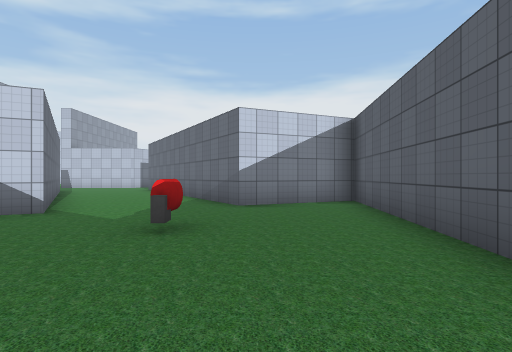
view 1 (above)

24 first-person views from a walk through a scene from a Unity 3-D project. The camera is 1.2 m above the floor, looks level and sees 80° across. The floor is counted in squares, 2 m on a side. Each view is taken from the middle of a square. On the plan, view 1 faces up. The plan holds only what a view shows up to about 9 squares ahead; the rest is blank. The place goes on beyond the plan. The player is left out. Some surface patterns are stand-ins.

view 2
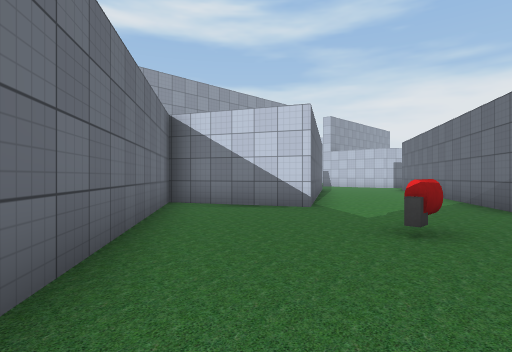

view 3
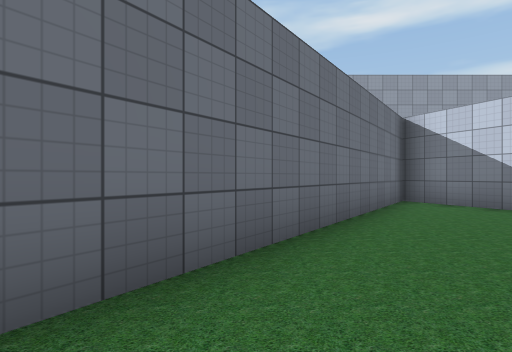

view 4
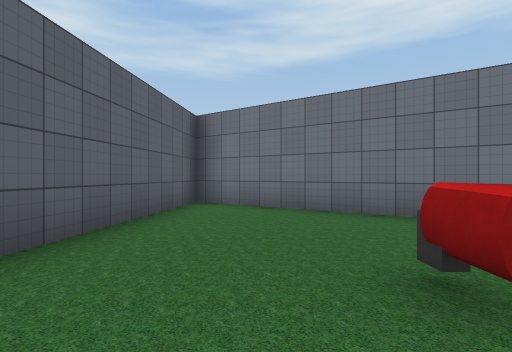

view 5
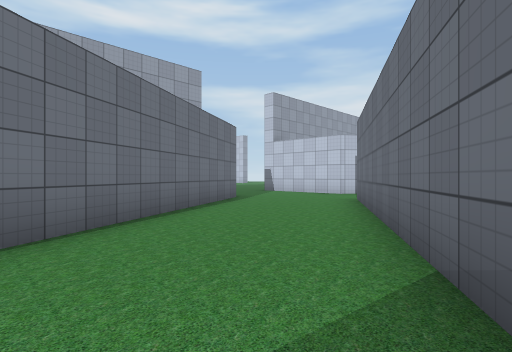

view 6
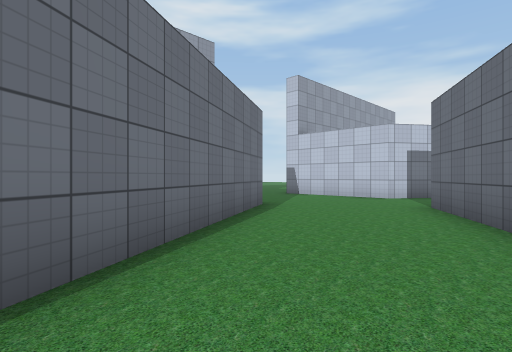

view 7
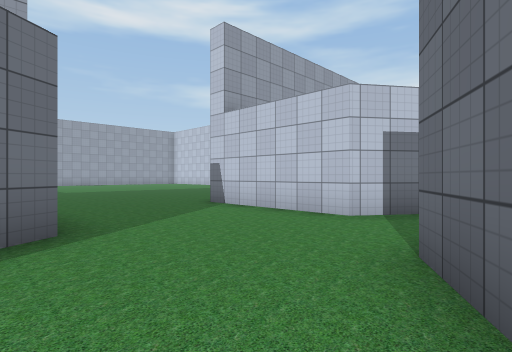

view 8
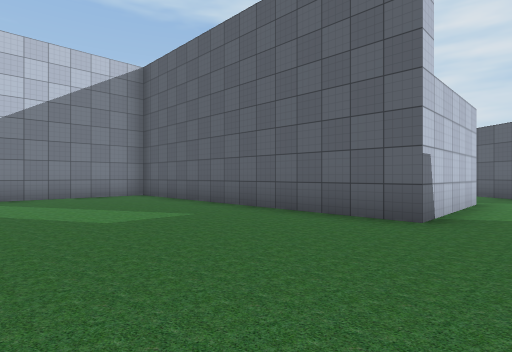

view 9
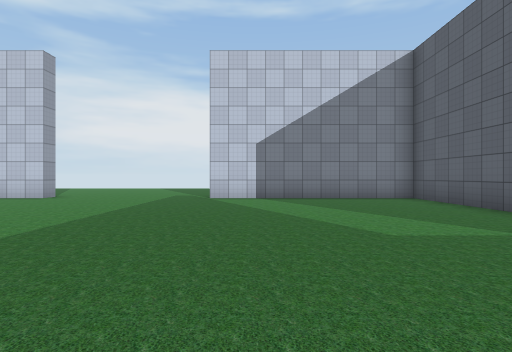

view 10
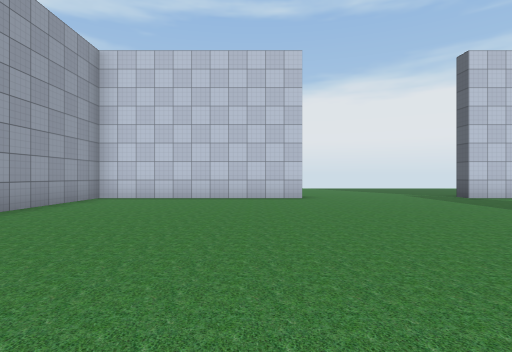

view 11
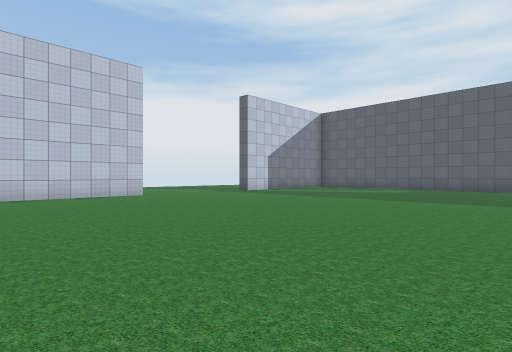

view 12
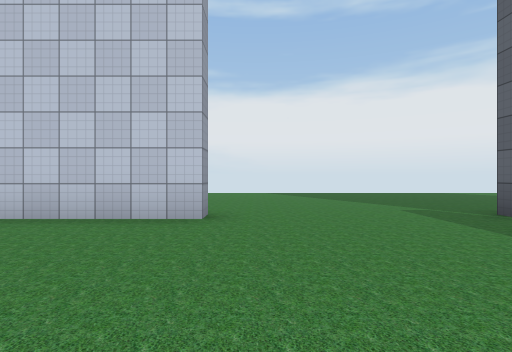

view 13
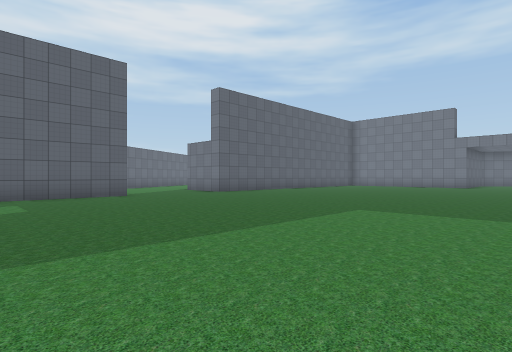

view 14
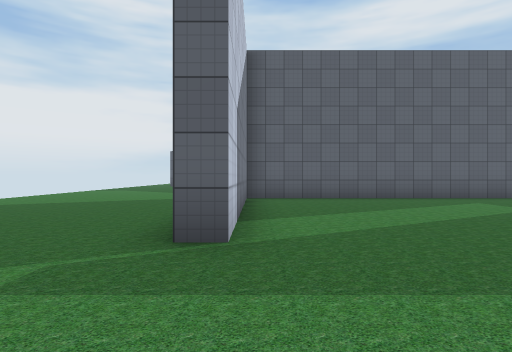

view 15
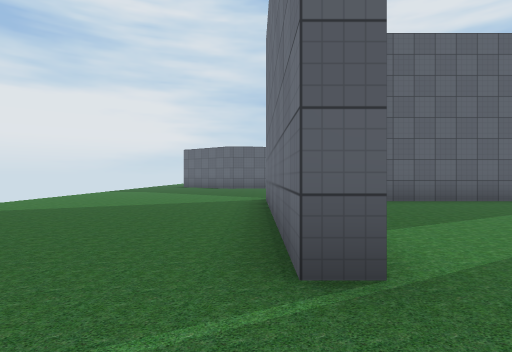

view 16
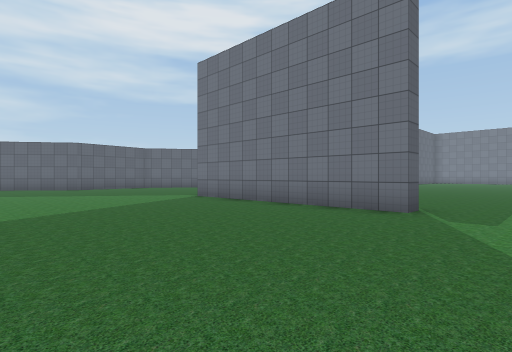

view 17
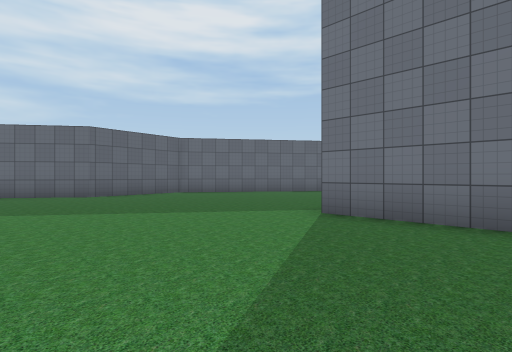

view 18
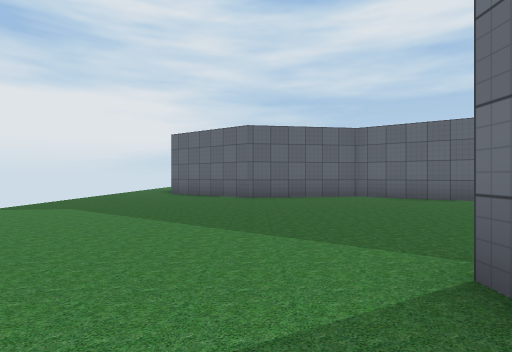

view 19
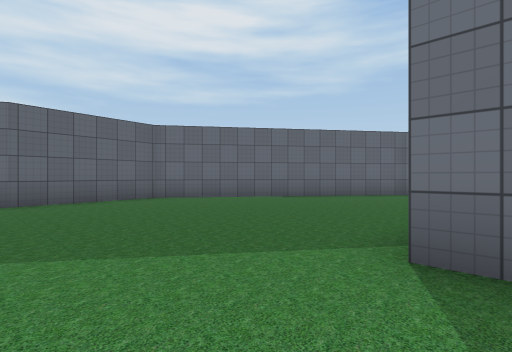

view 20
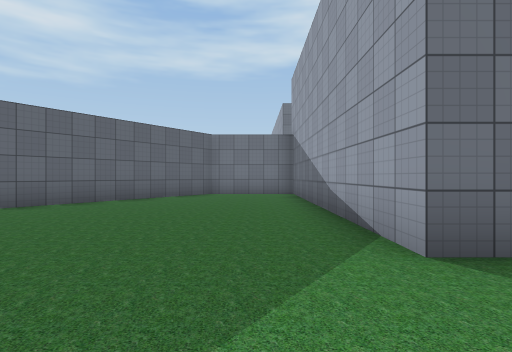

view 21
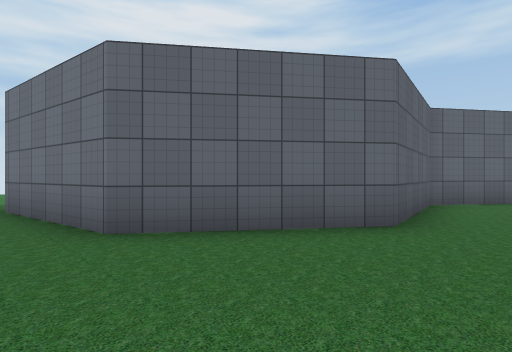

view 22
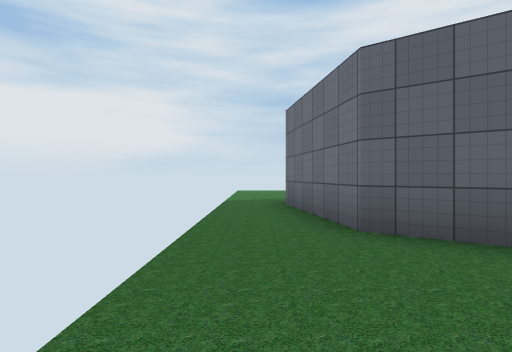

view 23
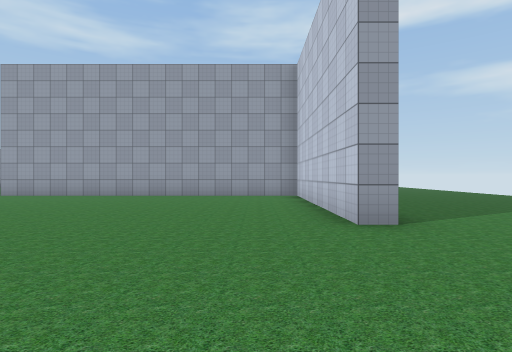

view 24
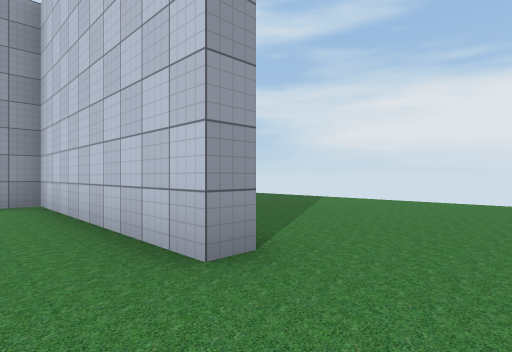

### Floor plan
Points are (right, up) in squares from view 1. A wall is a line through its corners. A room is listed if a view was taken in it or the views show most of it. See-through windows are left out.
Room 1 (views 1, 2, 3, 4, 5)
walls: (-3.4, 4.9) (-6.3, 3.5) (1.4, -2.1) (2.4, 7.4) (-0.3, 6.2) (-0.8, 7)
ways out: opening at (-2.5, 6.5) to room 2
objects: other object (-1, 4)
Room 2 (views 6, 7, 8, 9, 10, 11, 12, 13, 14, 15, 16, 17, 18, 19, 20, 21, 22, 23, 24)
walls: (-7.6, 11.8) (-3.4, 4.9); (-19.7, 23.9) (-19.7, 23.2) (-25.2, 23.2); (-5.7, 17) (-2.1, 22) (-2.6, 25.2) (-0.7, 27.9) (2.6, 28.4); (-5.5, 16.4) (-6.3, 15.3) (-9.7, 15.3) (-9.7, 23.2) (-15.2, 23.2) (-15.2, 23.7) (-9.3, 23.7) (-9.3, 17.1); (-0.8, 7) (-4.8, 13.5)
ways out: opening at (-2.5, 6.5) to room 1; opening at (-5, 16)

Positions as (right, up) in squares from view 1, and headings:
1: (0, 0), facing up
2: (0, 0), facing up-left
3: (1, 0), facing left
4: (0, 5), facing down
5: (-1, 6), facing up-left
6: (-3, 7), facing up-left
7: (-4, 11), facing up-left
8: (-14, 14), facing up-right
9: (-14, 15), facing up
10: (-21, 15), facing up
11: (-24, 14), facing up-right
12: (-19, 19), facing up
13: (-19, 19), facing down-right
14: (-18, 23), facing right
15: (-17, 24), facing right
16: (-17, 29), facing down-right
17: (-12, 28), facing down-right
18: (-11, 25), facing right
19: (-10, 26), facing down-right
20: (-8, 26), facing down
21: (-4, 29), facing down-right
22: (-4, 29), facing right
23: (-16, 22), facing left
24: (-18, 22), facing up-left
